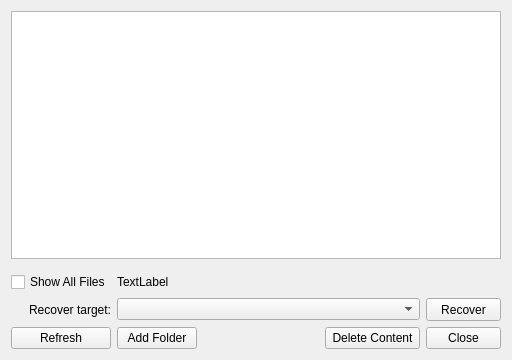
<?xml version="1.0" encoding="UTF-8"?>
<ui version="4.0">
 <class>RecoveryWindow</class>
 <widget class="QWidget" name="RecoveryWindow">
  <property name="geometry">
   <rect>
    <x>0</x>
    <y>0</y>
    <width>512</width>
    <height>360</height>
   </rect>
  </property>
  <property name="sizePolicy">
   <sizepolicy hsizetype="Preferred" vsizetype="Preferred">
    <horstretch>0</horstretch>
    <verstretch>0</verstretch>
   </sizepolicy>
  </property>
  <property name="minimumSize">
   <size>
    <width>0</width>
    <height>0</height>
   </size>
  </property>
  <property name="maximumSize">
   <size>
    <width>16777215</width>
    <height>16777215</height>
   </size>
  </property>
  <property name="windowTitle">
   <string>SandboxiePlus - Recovery</string>
  </property>
  <layout class="QVBoxLayout" name="verticalLayout_2">
   <item>
    <layout class="QVBoxLayout" name="verticalLayout">
     <item>
      <layout class="QGridLayout" name="gridLayout">
       <item row="0" column="0" rowspan="3" colspan="5">
        <widget class="QTreeView" name="treeFiles"/>
       </item>
       <item row="3" column="0">
        <widget class="QWidget" name="finder" native="true">
         <property name="maximumSize">
          <size>
           <width>16777215</width>
           <height>1</height>
          </size>
         </property>
        </widget>
       </item>
       <item row="5" column="1" colspan="3">
        <widget class="QComboBox" name="cmbRecover"/>
       </item>
       <item row="6" column="4">
        <widget class="QToolButton" name="btnClose">
         <property name="sizePolicy">
          <sizepolicy hsizetype="Minimum" vsizetype="Minimum">
           <horstretch>0</horstretch>
           <verstretch>0</verstretch>
          </sizepolicy>
         </property>
         <property name="maximumSize">
          <size>
           <width>16777215</width>
           <height>16777215</height>
          </size>
         </property>
         <property name="text">
          <string>Close</string>
         </property>
        </widget>
       </item>
       <item row="6" column="2">
        <spacer name="horizontalSpacer_2">
         <property name="orientation">
          <enum>Qt::Horizontal</enum>
         </property>
         <property name="sizeHint" stdset="0">
          <size>
           <width>40</width>
           <height>20</height>
          </size>
         </property>
        </spacer>
       </item>
       <item row="4" column="1" colspan="4">
        <widget class="QLabel" name="lblInfo">
         <property name="text">
          <string>TextLabel</string>
         </property>
        </widget>
       </item>
       <item row="4" column="0">
        <widget class="QCheckBox" name="chkShowAll">
         <property name="text">
          <string>Show All Files</string>
         </property>
        </widget>
       </item>
       <item row="5" column="0">
        <widget class="QLabel" name="label">
         <property name="text">
          <string>Recover target:</string>
         </property>
         <property name="alignment">
          <set>Qt::AlignRight|Qt::AlignTrailing|Qt::AlignVCenter</set>
         </property>
        </widget>
       </item>
       <item row="5" column="4">
        <widget class="QToolButton" name="btnRecover">
         <property name="sizePolicy">
          <sizepolicy hsizetype="Minimum" vsizetype="Minimum">
           <horstretch>0</horstretch>
           <verstretch>0</verstretch>
          </sizepolicy>
         </property>
         <property name="minimumSize">
          <size>
           <width>75</width>
           <height>23</height>
          </size>
         </property>
         <property name="text">
          <string>Recover</string>
         </property>
        </widget>
       </item>
       <item row="6" column="1">
        <widget class="QPushButton" name="btnAddFolder">
         <property name="text">
          <string>Add Folder</string>
         </property>
        </widget>
       </item>
       <item row="6" column="0">
        <widget class="QPushButton" name="btnRefresh">
         <property name="text">
          <string>Refresh</string>
         </property>
        </widget>
       </item>
       <item row="6" column="3">
        <widget class="QToolButton" name="btnDeleteAll">
         <property name="sizePolicy">
          <sizepolicy hsizetype="Minimum" vsizetype="Minimum">
           <horstretch>0</horstretch>
           <verstretch>0</verstretch>
          </sizepolicy>
         </property>
         <property name="minimumSize">
          <size>
           <width>75</width>
           <height>0</height>
          </size>
         </property>
         <property name="text">
          <string>Delete Content</string>
         </property>
        </widget>
       </item>
      </layout>
     </item>
    </layout>
   </item>
  </layout>
 </widget>
 <tabstops>
  <tabstop>treeFiles</tabstop>
  <tabstop>chkShowAll</tabstop>
 </tabstops>
 <resources/>
 <connections/>
</ui>
